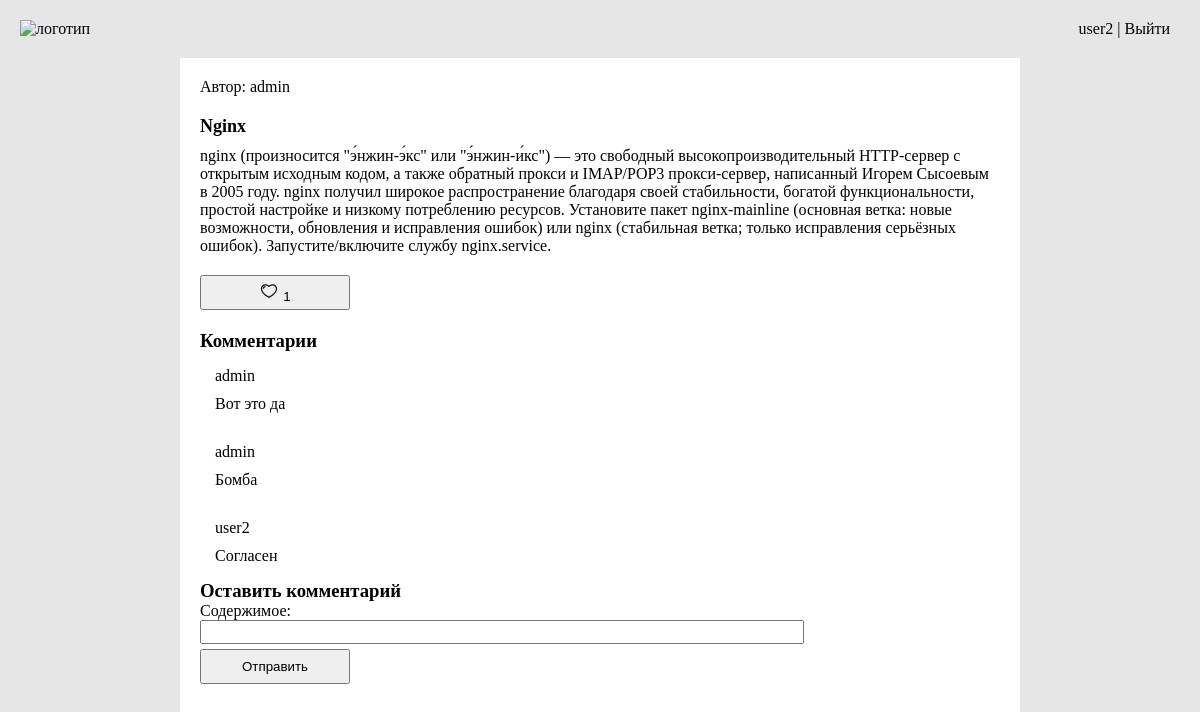
/post/3 (signed in), run on the app's committed database.
### blogapp/models.py (models this page shows, shortened)
class Post(models.Model):
    title = models.CharField(max_length=200, verbose_name='Название')
    author = models.ForeignKey(User, on_delete=models.CASCADE, verbose_name='Автор')
    content = models.TextField(verbose_name='Описание статьи', null=True)
    image = models.FileField(upload_to='images/', verbose_name='Вставить изображение')
    time_create = models.DateTimeField(auto_now_add=True)
    time_update = models.DateTimeField(auto_now=True)
    is_published = models.BooleanField(default=True, verbose_name='Опубликовать')
    category = models.ForeignKey(Category, on_delete=models.CASCADE, blank=True, null=True, verbose_name='Категория')
    likes = models.ManyToManyField(User, related_name='blog_post', verbose_name='Лайки')
    objects = models.Manager()
    class Meta:
        verbose_name = 'Пост'
        verbose_name_plural = 'Посты'

class Comment(models.Model):
    author = models.ForeignKey(User, on_delete=models.CASCADE, verbose_name="Автор")
    post = models.ForeignKey('Post', on_delete=models.CASCADE, verbose_name="Пост")
    text = models.TextField(verbose_name="Содержимое")
    objects = models.Manager()
    class Meta:
        verbose_name = 'Комментарий'
        verbose_name_plural = 'Комментарии'

### blogapp/views.py (the view)
# urls.py: path('post/<int:pk>', DetailView.as_view(), name="post_detail"),
class DetailView(DetailView):
    model = Post
    template_name = 'blogapp/post.html'
    context_object_name = 'post'
    def get_context_data(self, *, object_list=None, **kwargs):
        context = super().get_context_data(**kwargs)
        context['form'] = AddCommentForm()
        context['comments'] = Comment.objects.filter(post_id=context['post'].pk)
        liked = False
        if context['post'].likes.filter(pk = self.request.user.pk).exists():
            liked = True
        context['liked'] = liked
        context['likes'] = context['post'].likes.count()
        return context

### blogapp/forms.py
class AddCommentForm(forms.ModelForm):
    class Meta:
        model = Comment
        fields = ['text']
        widgets = {
            'text': forms.TextInput(attrs={'class': 'comm-text-form'}),
        }

### blogapp/templates/blogapp/post.html (shortened to what this page needs)
{% extends 'blogapp/base.html' %}
{% load static %}
{% block content %}
<div class="post-main">
    <p class="author_p">Автор: {{post.author}}</p>
    <h2 class="post-title">{{post.title}}</h2>
    <p class="post-content">{{post.content}}</p>
    {% if user.is_authenticated %}
    <form method="POST" action="{% url 'like_post' post.pk %}">
        <button type="submit"><img src="{% static 'blogapp/img/like.svg' %}" alt="" width="20", height="20"> {{likes}}</button>
    </form>
    {% else %}
        <div >Лайков: {{likes}} </div>
    {% endif %}
    <h3 class="comm">Комментарии</h3>
    {% for comment in comments %}
    <div class="comment">
        <p class="comment-author">{{comment.author.username}}</p>
        <p class="comment-text">{{comment.text}}</p>
    </div>
    {% endfor %}
    {% if user.is_authenticated %}
    <h3>Оставить комментарий</h3>
    <form method="POST" action="{% url 'add_comment' post.pk %}">
        {{ form.as_p }}
        <button type="submit">Отправить</button>
    </form>
    {% endif %}
    {% endblock %}

### blogapp/templates/blogapp/base.html (shortened to what this page needs)
{% load static %}
<!doctype html>
<html lang="ru">
<head>
    <link rel="stylesheet" href="{% static 'blogapp/css/style.css' %}">
</head>
<body>
    <header>
        <ul class="head-list">
            <li><a href="{% url 'home' %}"><img src="{% static 'blogapp/img/logo.svg' %}" alt="логотип" class="logo"></a></li>
            {% if user.is_authenticated%}
                <li class="reg_auth">{{ user.username }} | <a href="{% url 'logout' %}">Выйти</a></li>
            {% else %}
                <li class="reg_auth"><a href="{% url 'register' %}">Регистрация</a> | <a href="{% url 'login' %}">Войти</a></li>
            {% endif %}
        </ul>
    </header>
    {% block content %}
    {% endblock content %}
</body>
</html>

### blogapp/static/blogapp/css/style.css (style rules this page uses)
* { padding: 0; margin: 0; }
body { background-color: #E6E6E6; }
.head-list { list-style: none; display: flex; justify-content: space-between; }
.reg_auth { margin-right: 30px; margin-top: 20px; }
.logo { margin-top: 20px; margin-left: 20px; margin-bottom: 20px; }
h2 { font-size: 18px; }
p { font-size: 16px; }
button { width: 150px; height: 35px; cursor: pointer; }
img { grid-area: A; }
form { width: 150px; height: 35px; grid-area: C; }
a { text-decoration: none; color: black; }
.post-main { margin: 0 auto; width: 800px; height: 100vh; background-color: white; padding: 20px; }
.author_p { margin-bottom: 20px; }
.post-content { margin-bottom: 20px; }
.post-title { margin-bottom: 10px; }
.comment { padding: 15px 15px 15px 15px; }
.comment-author { margin-bottom: 10px; }
.comm { margin-top: 20px; }
.comm-text-form { width: 600px; height: 20px; margin-bottom: 5px; }

### data on the page
Post: author "admin", title "Nginx", content "nginx (произносится \"э́нжин-э́кс\" или \"э́нжин-и́кс\") — это свободный высокопроизводительный HTTP-сервер с открытым исходным кодом, а также обратный прокси и IMAP/POP3 прокси-сервер, написанный Игорем Сысоевым в 2005 году. nginx получил широкое распространение благодаря своей стабильности, богатой функциональности, простой настройке и низкому потреблению ресурсов. Установите пакет nginx-mainline (основная ветка: новые возможности, обновления и исправления ошибок) или nginx (стабильная ветка; только исправления серьёзных ошибок). Запустите/включите службу nginx.service."
Comment: author.username "admin", text "Вот это да"
Comment: author.username "admin", text "Бомба"
Comment: author.username "user2", text "Согласен"

### other printed values
{{ user.username }} "user2"
{{ likes }} "1"
